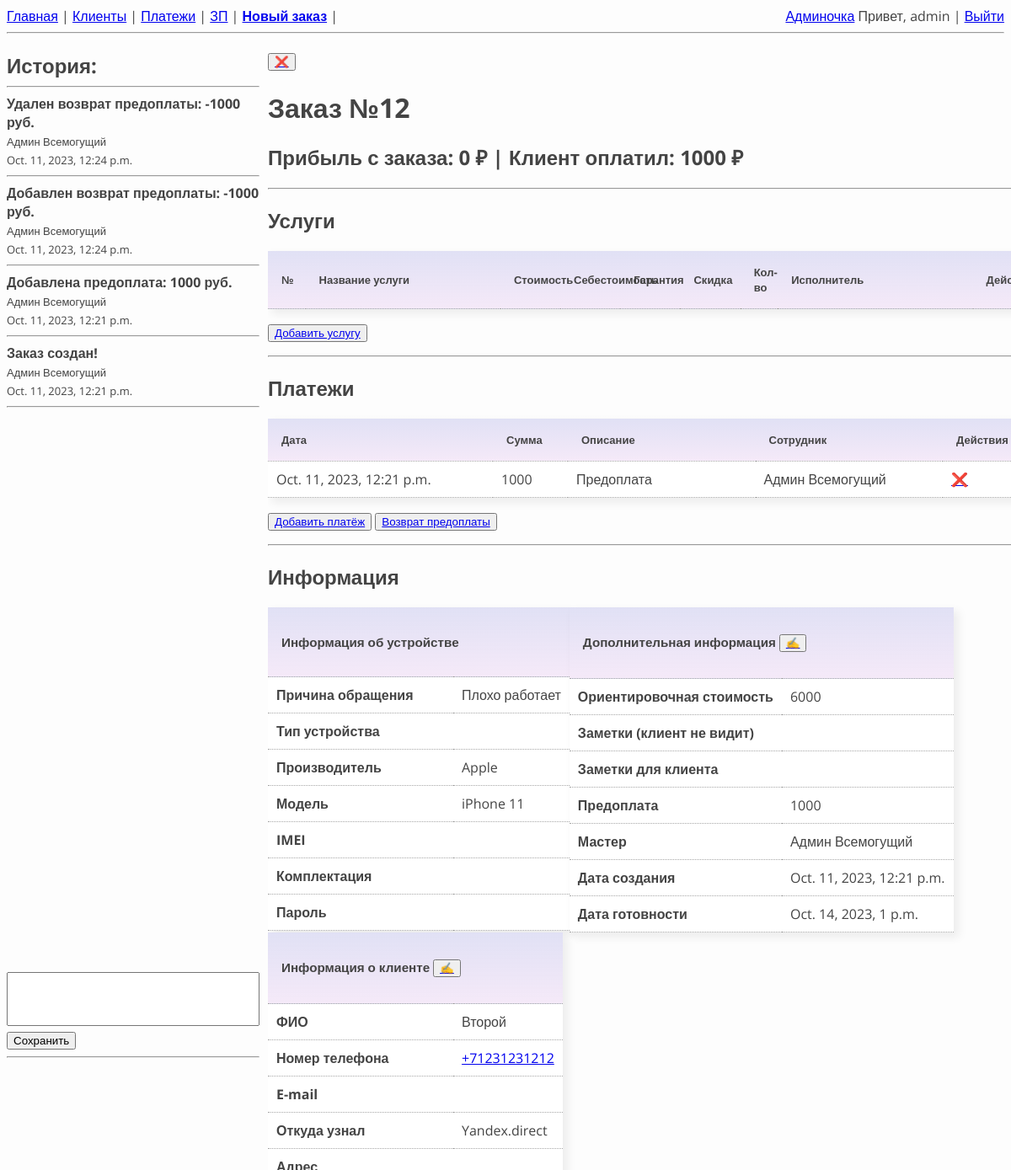
Screenshot of /order/12 (signed in) with the database file from the repository.
### users/models.py (models this page shows, shortened)
class Employees(AbstractUser):
    percent = models.IntegerField(verbose_name='Процент от заказа', default=50)
    earnings = models.IntegerField(default=0, verbose_name='Заработок с последней выплаты')

### orders/models.py (models this page shows, shortened)
class OrderHistory(models.Model):
    order = models.ForeignKey(Order, on_delete=models.CASCADE, verbose_name='Заказ')
    employee = models.ForeignKey(Employees, on_delete=models.PROTECT, null=True, blank=True,
                                verbose_name='Исполнитель')
    date = models.DateTimeField(default=timezone.now)
    message = models.CharField(max_length=200, verbose_name='Сообщение')

class Order(models.Model):
    class Meta:
        verbose_name = 'Заказ'
        verbose_name_plural = 'Заказы'
        ordering = ['-pk']
    def get_finance_data(self):
        works = Works.objects.filter(order_id=self.pk)
        payments = Payments.objects.filter(order_id=self.pk)
        prepayments_sum, profit, price = 0, 0, 0
        for payment in payments:
            prepayments_sum += payment.income + payment.expense
        for work in works:
            work_price = (work.price - work.discount) * work.quantity
            price += work_price
            profit += work_price - (work.cost * work.quantity)
        client_debt = price - prepayments_sum
        finance_data = {'profit': profit, 'client_debt': client_debt}
        return finance_data
    def get_order_data(self):
        order_data = {}
        order_data['order'] = self
        order_data['client'] = order_data['order'].client
        order_data['works'] = Works.objects.filter(order_id=order_data['order'].pk)
        order_data['payments'] = Payments.objects.filter(order_id=order_data['order'].pk)
        order_data['history'] = OrderHistory.objects.filter(order_id=order_data['order'].pk).order_by('-pk')
        print('!!!!! ДАННЫЕ ИЗ БД !!!!!')
        cache.set_many({
            'order': order_data['order'],
            'client': order_data['client'],
            'works': order_data['works'],
            'payments': order_data['payments'],
            'history': order_data['history']
        })
        return order_data
    client = models.ForeignKey(Client, on_delete=models.PROTECT, verbose_name='Клиент')
    employee = models.ForeignKey(Employees, on_delete=models.PROTECT, null=True, blank=True,
                                verbose_name='Исполнитель')
    whats_broken = models.CharField(max_length=50, verbose_name='Неисправность')
    device_appearance = models.CharField(max_length=80, blank=True,
                                         default='', verbose_name='Состояние')
    device_type = models.CharField(max_length=20, blank=True, default='',
                                   verbose_name='Тип устройства')
    imei = models.CharField(max_length=20, blank=True, default='', verbose_name='IMEI/SN')
    device_brand = models.CharField(max_length=20, verbose_name='Производитель')
    device_model = models.CharField(max_length=20, verbose_name='Модель')
    device_kit = models.CharField(max_length=80, blank=True, default='',
                                  verbose_name='Комплектация')
    device_pass = models.CharField(max_length=20, blank=True, default='',
                                   verbose_name='Пароль')
    price = models.IntegerField(verbose_name='Орентировоная стоимость')
    note_hidden = models.CharField(max_length=150, blank=True, default='',
                                   verbose_name='Заметки клиент НЕ видит')
    note_client = models.CharField(max_length=150, blank=True, default='',
                                   verbose_name='Заметки клиент видит')
    prepayment = models.IntegerField(null=True, blank=True, verbose_name='Предоплата')
    profit = models.IntegerField(null=True, default=0, verbose_name='Профит')
    debt = models.IntegerField(null=True, default=0, verbose_name='Клиент должен')
    date_creation = models.DateTimeField(default=timezone.now, null=True, verbose_name='Дата создания')
    date_completion = models.DateTimeField(null=True, verbose_name='Дата готовности')
    in_work = models.BooleanField(default=True)

class Payments(models.Model):
    class Meta:
        verbose_name = 'Платеж'
        verbose_name_plural = 'Платежи'
        ordering = ['-pk']
    PAYMENT_REASONS = (
        ('PREPAYMENT', 'Предоплата'),
        ('ORDER_PAYMENT', 'Оплата заказа'),
        ('REFUND', 'Возврат предоплаты'),
        ('SALARY_PAYOUT', 'Выплата заработной платы'),
    )
    order = models.ForeignKey(Order, on_delete=models.CASCADE, null=True, blank=True,
                                verbose_name='Заказ')
    employee = models.ForeignKey(Employees, on_delete=models.PROTECT, null=True, blank=True,
                                verbose_name='Исполнитель')
    payment_reason = models.CharField(max_length=30, verbose_name='Тип платежа',
                                    choices=PAYMENT_REASONS)
    date_creation = models.DateTimeField(default=timezone.now, verbose_name='Дата платежа')
    income = models.IntegerField(null=True, default=0, verbose_name='Приход')
    expense = models.IntegerField(null=True, default=0, verbose_name='Расход')
    comment = models.CharField(max_length=30, verbose_name='Комментарий', blank=True, default='')

### clients/models.py (models this page shows, shortened)
class Client(models.Model):
    name = models.CharField(max_length=40, verbose_name='Имя')
    tel = models.CharField(max_length=15, verbose_name='Номер телефона')
    email = models.EmailField(blank=True, default='', verbose_name='E-mail')
    source = models.ForeignKey(ClientSource, on_delete=models.PROTECT,
                               null=True, blank=True, verbose_name='Источник')
    adress = models.CharField(max_length=150, blank=True, default='', verbose_name='Адрес')
    comment_client = models.CharField(max_length=50, blank=True, default='',
                                      verbose_name='Комментарий о клиенте')

class ClientSource(models.Model):
    source = models.CharField(max_length=30, default='', blank=True)
    def __str__(self):
        return self.source

### orders/views.py (the view, shortened to what this page needs)
# urls.py: path('order/<int:order_id>', OrderDetail.as_view(), name='order'),
class OrderDetail(PermissionRequiredMixin, DetailView):
    permission_required = 'orders.view_order'
    login_url = reverse_lazy('login')
    model = Order
    template_name = 'order.html'
    context_object_name = 'order'
    pk_url_kwarg = 'order_id'
    def get_context_data(self, **kwargs):
        context = self.object.get_order_data()
        context['order_history_form'] = OrderHistoryForm()
        return context

### orders/templates/order.html (shortened to what this page needs)
{% extends "base.html" %}
{% load static %}
{% block content%}
<div class="order_containers">
    <div class="order_containers-history">
        <font size="5"><b>История: </b></font>
        <hr>
        <div class="scrollable">
        {% for message in history %}
            <b>{{ message.message }}</b> <br>
            <font size="2">{{ message.employee.get_full_name }}</font> <br>
            <font size="2">{{ message.date }}</font>
            <hr>
        {% endfor %}
        </div>
            {% if perms.orders.add_order %}
        <form method="POST" action="{% url 'add_history_message' order.pk %}">
            {{ order_history_form.message }}
            <br>
                <input type="submit" value="Сохранить">
            {% endif %}
        </form>
        <hr>
    </div>
    <div class="order_containers-content">
        {% if perms.orders.delete_order %}
            <button><a href="{% url 'delete_order' order.pk %}">&#10060;</a></button>
        {% endif %}
        <h1> Заказ №{{order.id}}  </h1>
        <h2> Прибыль с заказа:  {{order.get_finance_data.profit}} &#8381; |
        {% with client_debt=order.get_finance_data.client_debt %}
            {% if client_debt < 0 %}
                Клиент оплатил: {{client_debt|cut:"-"}} &#8381;  </h2>
            {% elif client_debt == 0 %}
                Заказ оплачен!  </h2>
            {% else %}
                Клиент должен: {{client_debt}} &#8381;  </h2>
            {% endif %}
        {% endwith %}
        <hr>
        <h2>Услуги</h2>
        <table class="full_width">
            <thead>
                <th width=5%>№</th>
                <th>Название услуги</th>
                <th width=8%>Стоимость</th>
                <th width=8%>Себестоимость</th>
                <th width=8%>Гарантия</th>
                <th width=8%>Скидка</th>
                <th width=5%>Кол-во</th>
                <th>Исполнитель</th>
                <th width=6%>Действия</th>
            </thead>
        </table>
        <p><button><a href="{% url 'add_work' order.pk %}">Добавить услугу</a></button></p>
        <hr>
        <h2>Платежи</h2>
        <table border="0" class="full_width">
            <thead>
                <th width=30%>Дата</th>
                <th width=10%>Сумма</th>
                <th width=25%>Описание</th>
                <th width=25%>Сотрудник</th>
                <th width=10%>Действия</th>
            </thead>
            {% for payment in payments %}
                <tr>
                    <td>{{payment.date_creation}}</td>
                    <td>
                        {% if payment.income != 0 %}
                            {{ payment.income }}
                        {% else %}
                            {{payment.expense}}
                        {% endif %}
                    </td>
                    <td>{{payment.get_payment_reason_display}}</td>
                    <td>{{payment.employee.get_full_name}}</td>
                    <td> {% if perms.user.delete_finance %}
                        <a href="{% url 'delete_payment' payment.id %}?order_id={{order.pk}}">&#10060;</a>
                    {% endif %} </td>
                </tr>
            {% endfor %}
        </table>
        <p><button type="button">
            <a href="{% url 'add_payment' %}?order_id={{order.pk}}&type=prepayment">Добавить платёж</a>
        </button>
        <button type="button">
            <a href="{% url 'add_payment' %}?order_id={{order.pk}}&type=refund">Возврат предоплаты</a>
        </button></p>
        <hr>
        <h2>Информация</h2>
        <div class="flexible_table_info">
            <div class="flexible_table_info-item">
                <table>
                    <thead>
                        <th colspan="2"><h3>Информация об устройстве</h3></th>
                    </thead>
                    <tbody>
                        <tr>
                            <td width="220"> <b>Причина обращения</b> </td>
                            <td>{{ order.whats_broken}} </td>
                        </tr>
                        <tr>
                            <td> <b>Тип устройства</b> </td>
                            <td> {{order.device_type}} </td>
                        </tr>
                        <tr>
                            <td> <b> Производитель </b> </td>
                            <td> {{order.device_brand}} </td>
                        </tr>
                        <tr>
                            <td> <b> Модель </b> </td>
                            <td> {{order.device_model}} </td>
                        </tr>
                        <tr>
                            <td> <b> IMEI </b> </td>
                            <td> {{order.imei}} </td>
                        </tr>
                        <tr>
                            <td> <b> Комплектация </b> </td>
                            <td> {{order.device_appearance}} </td>
                        </tr>
                        <tr>
                            <td> <b> Пароль </b> </td>
                            <td> {{order.device_pass}} </td>
                        </tr>
                    </tbody>
                </table>
            </div>
            <div class="flexible_table_info-item">
                <table>
                    <thead>
                        <th colspan="2"> <h3>Дополнительная информация
                        {% if perms.orders.change_order %}
                            <button><a href="{% url 'edit_order' order.pk %}">&#9997;</a></button>
                        {% endif %}</th>
                    </thead>
                    <tbody>
                        <tr>
                            <td> <b> Ориентировочная стоимость </b> </td>
                            <td> {{order.price}} </td>
                        </tr>
                        <tr>
                            <td> <b> Заметки (клиент не видит) </b> </td>
                            <td> {{order.note_hidden}} </td>
                        </tr>
                        <tr>
                            <td> <b> Заметки для клиента </b> </td>
                            <td> {{order.note_client}} </td>
                        </tr>
                        <tr>
                            <td> <b> Предоплата </b> </td>
                            <td> {{order.prepayment}} </td>
                        </tr>
                        <tr>
                            <td> <b> Мастер </b> </td>
                            <td> {{order.employee.get_full_name}} </td>
                        </tr>
                        <tr>
                            <tr>
                                <td> <b> Дата создания </b> </td>
                                <td> {{order.date_creation}} </td>
                            </tr>
                            <tr>
                            <td> <b> Дата готовности </b> </td>
                            <td> {{order.date_completion}} </td>
                        </tr>
                    </tbody>
                </table>
            </div>
            <div class="flexible_table_info-item">
                <table>
                    <thead>
                        <th colspan="2" align="left"><h3>Информация о клиенте
                            {% if perms.clients.change_client %}
                                <button><a href="{% url 'edit_client' client.pk %}?order_id={{order.pk}}">&#9997;</a></button>
                            {% endif %}
                        </h3></th>
                    </thead>
                    <tbody>
                        <tr>
                            <td width="220"> <b>ФИО</b> </td>
                            <td>{{ client.name }}</td>
                        </tr>
                        <tr class="table_info">
                            <td> <b>Номер телефона</b> </td>
                            <td> <a href="tel:{{client.tel}}">{{client.tel}}</a> </td>
                        </tr>
                        <tr>
                            <td> <b> E-mail </b> </td>
                            <td> <a href="mailto:{{client.email}}">{{client.email}}</a> </td>
                        </tr>
                        <tr>
                            <td> <b> Откуда узнал </b> </td>
                            <td> {{client.source}} </td>
                        </tr>
                        <tr>
                            <td> <b> Адрес </b> </td>
                            <td> {{client.adress}} </td>
                        </tr>
                    </tbody>
                </table>
            </div>
        </div>
    </div>
</div>
{% endblock content %}

### my_service/templates/base.html (shortened to what this page needs)
<!DOCTYPE html>
{% load static %}
{% load search_param_replace_tag %}
<html>
<head>
    <link rel="stylesheet" href="{% static 'css/style.css' %}" />
    <link rel="stylesheet" href="{% static 'css/table.css' %}" />
    <link rel="stylesheet" href="{% static 'css/popup.css' %}" />
</head>
<body>
    <div>
        <a href="{% url 'orders' %}">Главная</a> |
        <a href="{% url 'clients' %}">Клиенты</a> |
        <a href="{% url 'payments' %}?date=month">Платежи</a> |
        <a href="{% url 'main_salary' %}">ЗП</a> |
        <a href="{% url 'create_order' %}"><b>Новый заказ</b></a> |
        {% if request.user.is_authenticated %}
            <div class="last">
            {% if request.user.is_superuser %}
                <a href="/admin/">Админочка</a>
            {% endif %}
            Привет, {{ request.user.username }} |
            <a href="{% url 'logout' %}">Выйти</a>   </div>
        {% else %}
            <div class="last"><a href="{% url 'login' %}"><b>Войти</b></a> |
            <a href="{% url 'register' %}"><b>Регистрация</b></a></div>
        {% endif %}
    </div>
    <hr>
    <div>{% block content%}{% endblock content %}</div>
</body>
</html>

### rows the page displays
Employees: user.username "admin"
OrderHistory: message "Удален возврат предоплаты: -1000 руб.", employee.get_full_name "Админ Всемогущий", date "Oct. 11, 2023, 12:24 p.m."
OrderHistory: message "Добавлен возврат предоплаты: -1000 руб.", employee.get_full_name "Админ Всемогущий", date "Oct. 11, 2023, 12:24 p.m."
OrderHistory: message "Добавлена предоплата: 1000 руб.", employee.get_full_name "Админ Всемогущий", date "Oct. 11, 2023, 12:21 p.m."
OrderHistory: message "Заказ создан!", employee.get_full_name "Админ Всемогущий", date "Oct. 11, 2023, 12:21 p.m."
Order: id "12", get_finance_data.profit "0", whats_broken "Плохо работает", device_brand "Apple", device_model "iPhone 11", price "6000", prepayment "1000", employee.get_full_name "Админ Всемогущий", date_creation "Oct. 11, 2023, 12:21 p.m.", date_completion "Oct. 14, 2023, 1 p.m."
Payments: date_creation "Oct. 11, 2023, 12:21 p.m.", income "1000", payment_reason "Предоплата", employee.get_full_name "Админ Всемогущий"
Client: name "Второй", tel "+71231231212", source "Yandex.direct"

### other values shown
{{ client_debt|cut:"-" }} "1000"
